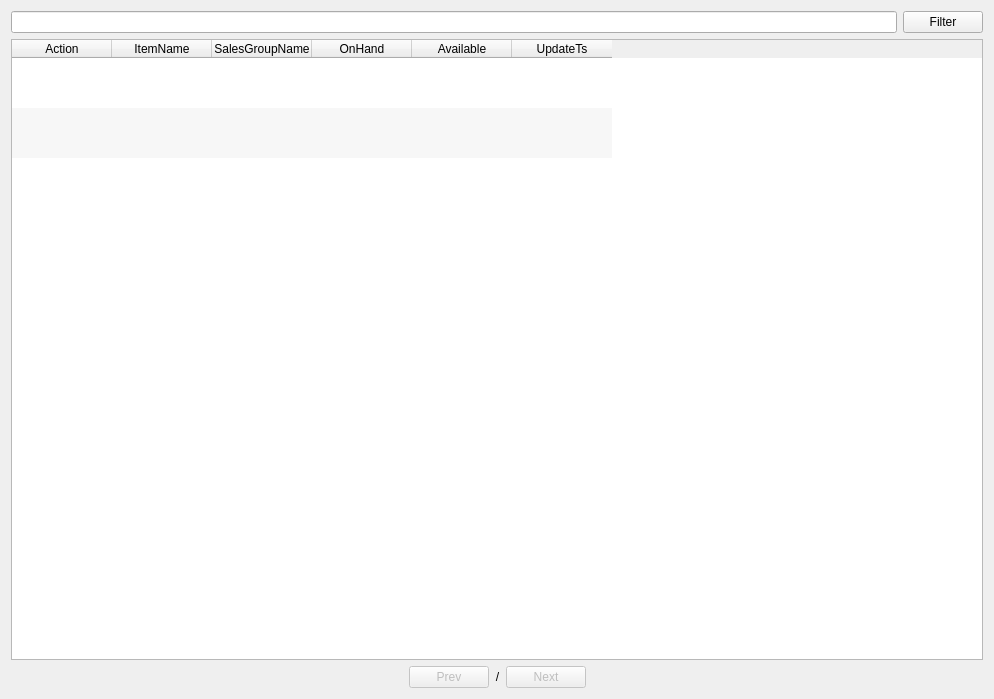
<?xml version="1.0" encoding="UTF-8"?>
<ui version="4.0">
 <class>FormManageStock</class>
 <widget class="QWidget" name="FormManageStock">
  <property name="geometry">
   <rect>
    <x>0</x>
    <y>0</y>
    <width>994</width>
    <height>699</height>
   </rect>
  </property>
  <property name="windowTitle">
   <string>Manage stock</string>
  </property>
  <layout class="QHBoxLayout" name="horizontalLayout_4">
   <item>
    <layout class="QVBoxLayout" name="verticalLayout">
     <item>
      <layout class="QHBoxLayout" name="horizontalLayout">
       <item>
        <widget class="QLineEdit" name="lineEditFilter"/>
       </item>
       <item>
        <widget class="QPushButton" name="pushButtonFilter">
         <property name="text">
          <string>Filter</string>
         </property>
        </widget>
       </item>
      </layout>
     </item>
     <item>
      <widget class="QTableWidget" name="tableWidgetData">
       <property name="editTriggers">
        <set>QAbstractItemView::NoEditTriggers</set>
       </property>
       <property name="alternatingRowColors">
        <bool>true</bool>
       </property>
       <property name="selectionBehavior">
        <enum>QAbstractItemView::SelectRows</enum>
       </property>
       <property name="verticalScrollMode">
        <enum>QAbstractItemView::ScrollPerPixel</enum>
       </property>
       <property name="horizontalScrollMode">
        <enum>QAbstractItemView::ScrollPerPixel</enum>
       </property>
       <property name="showGrid">
        <bool>false</bool>
       </property>
       <property name="gridStyle">
        <enum>Qt::SolidLine</enum>
       </property>
       <property name="sortingEnabled">
        <bool>false</bool>
       </property>
       <property name="wordWrap">
        <bool>false</bool>
       </property>
       <attribute name="horizontalHeaderStretchLastSection">
        <bool>false</bool>
       </attribute>
       <attribute name="verticalHeaderVisible">
        <bool>false</bool>
       </attribute>
       <attribute name="verticalHeaderDefaultSectionSize">
        <number>50</number>
       </attribute>
       <attribute name="verticalHeaderMinimumSectionSize">
        <number>30</number>
       </attribute>
       <row>
        <property name="text">
         <string>New Row</string>
        </property>
       </row>
       <row>
        <property name="text">
         <string>New Row</string>
        </property>
       </row>
       <row>
        <property name="text">
         <string>New Row</string>
        </property>
       </row>
       <column>
        <property name="text">
         <string>Action</string>
        </property>
       </column>
       <column>
        <property name="text">
         <string>ItemName</string>
        </property>
       </column>
       <column>
        <property name="text">
         <string>SalesGroupName</string>
        </property>
       </column>
       <column>
        <property name="text">
         <string>OnHand</string>
        </property>
       </column>
       <column>
        <property name="text">
         <string>Available</string>
        </property>
       </column>
       <column>
        <property name="text">
         <string>UpdateTs</string>
        </property>
       </column>
      </widget>
     </item>
     <item>
      <layout class="QHBoxLayout" name="horizontalLayout_2">
       <item>
        <spacer name="horizontalSpacer">
         <property name="orientation">
          <enum>Qt::Horizontal</enum>
         </property>
         <property name="sizeHint" stdset="0">
          <size>
           <width>40</width>
           <height>20</height>
          </size>
         </property>
        </spacer>
       </item>
       <item>
        <widget class="QPushButton" name="pushButtonPrev">
         <property name="enabled">
          <bool>false</bool>
         </property>
         <property name="text">
          <string>Prev</string>
         </property>
        </widget>
       </item>
       <item>
        <widget class="QLabel" name="labelPageIndicator">
         <property name="text">
          <string>&lt;CurrentPage&gt;/&lt;TotalPage&gt;</string>
         </property>
         <property name="alignment">
          <set>Qt::AlignCenter</set>
         </property>
        </widget>
       </item>
       <item>
        <widget class="QPushButton" name="pushButtonNext">
         <property name="enabled">
          <bool>false</bool>
         </property>
         <property name="text">
          <string>Next</string>
         </property>
        </widget>
       </item>
       <item>
        <spacer name="horizontalSpacer_2">
         <property name="orientation">
          <enum>Qt::Horizontal</enum>
         </property>
         <property name="sizeHint" stdset="0">
          <size>
           <width>40</width>
           <height>20</height>
          </size>
         </property>
        </spacer>
       </item>
      </layout>
     </item>
    </layout>
   </item>
  </layout>
 </widget>
 <resources/>
 <connections/>
</ui>
